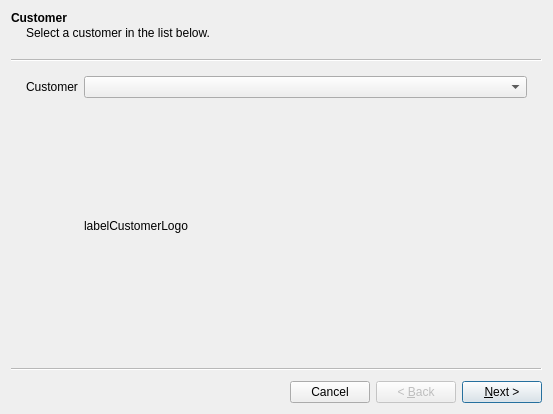
<?xml version="1.0" encoding="UTF-8"?>
<ui version="4.0">
 <class>WizardProdStartup</class>
 <widget class="QWizard" name="WizardProdStartup">
  <property name="windowModality">
   <enum>Qt::WindowModal</enum>
  </property>
  <property name="geometry">
   <rect>
    <x>0</x>
    <y>0</y>
    <width>553</width>
    <height>414</height>
   </rect>
  </property>
  <property name="sizePolicy">
   <sizepolicy hsizetype="Preferred" vsizetype="Preferred">
    <horstretch>0</horstretch>
    <verstretch>0</verstretch>
   </sizepolicy>
  </property>
  <property name="windowTitle">
   <string>DCP Production</string>
  </property>
  <property name="options">
   <set>QWizard::CancelButtonOnLeft</set>
  </property>
  <property name="titleFormat">
   <enum>Qt::MarkdownText</enum>
  </property>
  <property name="subTitleFormat">
   <enum>Qt::MarkdownText</enum>
  </property>
  <widget class="QWizarpageSartupCustomer" name="wizardPageCustomer">
   <property name="title">
    <string>Customer</string>
   </property>
   <property name="subTitle">
    <string>Select a customer in the list below.</string>
   </property>
   <attribute name="pageId">
    <string notr="true">0</string>
   </attribute>
   <layout class="QFormLayout" name="formLayout">
    <item row="0" column="0">
     <widget class="QLabel" name="labelCustomer">
      <property name="text">
       <string>Customer</string>
      </property>
     </widget>
    </item>
    <item row="0" column="1">
     <widget class="QComboBox" name="comboBoxCustomer"/>
    </item>
    <item row="1" column="1">
     <widget class="QLabel" name="labelCustomerLogo">
      <property name="sizePolicy">
       <sizepolicy hsizetype="MinimumExpanding" vsizetype="MinimumExpanding">
        <horstretch>0</horstretch>
        <verstretch>0</verstretch>
       </sizepolicy>
      </property>
      <property name="minimumSize">
       <size>
        <width>160</width>
        <height>80</height>
       </size>
      </property>
      <property name="text">
       <string>labelCustomerLogo</string>
      </property>
     </widget>
    </item>
   </layout>
  </widget>
  <widget class="QWizarpageSartupBoard" name="wizardPageBoard">
   <property name="title">
    <string>Board</string>
   </property>
   <property name="subTitle">
    <string>Select a board in list below.</string>
   </property>
   <attribute name="pageId">
    <string notr="true">1</string>
   </attribute>
   <layout class="QFormLayout" name="formLayout_2">
    <item row="0" column="0">
     <widget class="QLabel" name="labelBoard">
      <property name="text">
       <string>Board</string>
      </property>
     </widget>
    </item>
    <item row="0" column="1">
     <widget class="QComboBox" name="comboBoxBoard">
      <property name="placeholderText">
       <string>Select a board type ...</string>
      </property>
     </widget>
    </item>
    <item row="1" column="1">
     <widget class="QLabel" name="labelBoardImage">
      <property name="sizePolicy">
       <sizepolicy hsizetype="MinimumExpanding" vsizetype="MinimumExpanding">
        <horstretch>0</horstretch>
        <verstretch>0</verstretch>
       </sizepolicy>
      </property>
      <property name="minimumSize">
       <size>
        <width>160</width>
        <height>80</height>
       </size>
      </property>
      <property name="text">
       <string>labelBoardImage</string>
      </property>
     </widget>
    </item>
   </layout>
  </widget>
  <widget class="QWizarpageSartupVariant" name="wizardPageVariant">
   <property name="title">
    <string>Board variant</string>
   </property>
   <property name="subTitle">
    <string notr="true">Select a MB-xx board variant in list below.</string>
   </property>
   <layout class="QFormLayout" name="formLayout_5">
    <item row="0" column="0">
     <widget class="QLabel" name="labelBoardVariant">
      <property name="text">
       <string>Variant</string>
      </property>
     </widget>
    </item>
    <item row="0" column="1">
     <widget class="QComboBox" name="comboBoxBoardVariant"/>
    </item>
    <item row="1" column="0">
     <widget class="QLabel" name="labelBoardVersion">
      <property name="text">
       <string>Version</string>
      </property>
     </widget>
    </item>
    <item row="1" column="1">
     <widget class="QComboBox" name="comboBoxBoardVersion"/>
    </item>
    <item row="2" column="1">
     <widget class="QLabel" name="labelBoardVariantImage">
      <property name="sizePolicy">
       <sizepolicy hsizetype="MinimumExpanding" vsizetype="MinimumExpanding">
        <horstretch>0</horstretch>
        <verstretch>0</verstretch>
       </sizepolicy>
      </property>
      <property name="minimumSize">
       <size>
        <width>160</width>
        <height>80</height>
       </size>
      </property>
      <property name="text">
       <string>labelBoardVariantImage</string>
      </property>
     </widget>
    </item>
   </layout>
  </widget>
  <widget class="QWizarpageSartupFirmware" name="wizardPageFirmware">
   <property name="title">
    <string>Firmware</string>
   </property>
   <property name="subTitle">
    <string notr="true">Select firmware in list below.</string>
   </property>
   <attribute name="pageId">
    <string notr="true">2</string>
   </attribute>
   <layout class="QFormLayout" name="formLayout_3">
    <item row="0" column="0">
     <widget class="QLabel" name="labelFirmware">
      <property name="text">
       <string>Firmware</string>
      </property>
     </widget>
    </item>
    <item row="0" column="1">
     <widget class="QComboBox" name="comboBoxFirmware"/>
    </item>
    <item row="1" column="1">
     <widget class="QLabel" name="labelFirmwareDesc">
      <property name="text">
       <string>labelFirmwareDesc</string>
      </property>
     </widget>
    </item>
    <item row="1" column="0">
     <widget class="QLabel" name="labelFirmwareIcon">
      <property name="text">
       <string>Text *Label*</string>
      </property>
      <property name="textFormat">
       <enum>Qt::MarkdownText</enum>
      </property>
     </widget>
    </item>
   </layout>
  </widget>
  <widget class="QWizarpageSartupManufacturing" name="wizardPageManufacturing">
   <property name="title">
    <string>Factory data</string>
   </property>
   <property name="subTitle">
    <string notr="true">Enter the manufacturing data.</string>
   </property>
   <attribute name="pageId">
    <string notr="true">4</string>
   </attribute>
   <layout class="QFormLayout" name="formLayout_4">
    <item row="1" column="0">
     <widget class="QLabel" name="label_1">
      <property name="text">
       <string>Serial number range:</string>
      </property>
     </widget>
    </item>
    <item row="1" column="1">
     <widget class="QLineEdit" name="lineEditSerialNumber">
      <property name="toolTip">
       <string>&lt;html&gt;&lt;head/&gt;&lt;body&gt;&lt;p&gt;Format: &lt;span style=&quot; font-size:14pt; font-style:italic;&quot;&gt;x&lt;/span&gt;&lt;span style=&quot; font-size:14pt; color:#cc0000;&quot;&gt;-&lt;/span&gt;&lt;span style=&quot; font-size:14pt; font-style:italic;&quot;&gt;y&lt;/span&gt;&lt;span style=&quot; font-size:14pt;&quot;/&gt;or &lt;span style=&quot; font-size:14pt; font-style:italic;&quot;&gt;x&lt;/span&gt;&lt;span style=&quot; font-size:14pt; color:#cc0000;&quot;&gt;:&lt;/span&gt;&lt;span style=&quot; font-size:14pt; font-style:italic;&quot;&gt;z&lt;/span&gt;&lt;span style=&quot; font-size:20pt;&quot;/&gt;&lt;/p&gt;&lt;p&gt;Where:&lt;/p&gt;&lt;ul&gt;&lt;li&gt;&lt;i&gt;x&lt;/i&gt; is the first serial number&lt;/li&gt;&lt;li&gt;&lt;i&gt;Y&lt;/i&gt; is the last serial number&lt;/li&gt;&lt;li&gt;&lt;i&gt;z&lt;/i&gt; is the number of items&lt;/il&gt;&lt;/ul&gt;&lt;/body&gt;&lt;/html&gt;</string>
      </property>
      <property name="placeholderText">
       <string>SN0000</string>
      </property>
     </widget>
    </item>
    <item row="2" column="0">
     <widget class="QLabel" name="label_2">
      <property name="text">
       <string>Manufacturing order:</string>
      </property>
     </widget>
    </item>
    <item row="2" column="1">
     <widget class="QLineEdit" name="lineEditManufacturingOrder">
      <property name="toolTip">
       <string>The manufacturing order reference or &quot;/&quot; if not relevant.</string>
      </property>
      <property name="placeholderText">
       <string>OF-xx-xxxx</string>
      </property>
     </widget>
    </item>
    <item row="0" column="0">
     <widget class="QLabel" name="label_3">
      <property name="text">
       <string>Firmware</string>
      </property>
     </widget>
    </item>
    <item row="0" column="1">
     <widget class="QLabel" name="labelManufacturingFirmware">
      <property name="text">
       <string notr="true">-- Firmware --</string>
      </property>
      <property name="wordWrap">
       <bool>true</bool>
      </property>
     </widget>
    </item>
    <item row="3" column="0">
     <widget class="QLabel" name="label">
      <property name="text">
       <string>Date:</string>
      </property>
     </widget>
    </item>
    <item row="3" column="1">
     <widget class="QDateEdit" name="dateEditManufacturingDate">
      <property name="currentSection">
       <enum>QDateTimeEdit::DaySection</enum>
      </property>
      <property name="displayFormat">
       <string>dd.MM.yyyy</string>
      </property>
      <property name="calendarPopup">
       <bool>true</bool>
      </property>
     </widget>
    </item>
   </layout>
  </widget>
 </widget>
 <customwidgets>
  <customwidget>
   <class>QWizarpageSartupCustomer</class>
   <extends>QWizardPage</extends>
   <header>app.gui.dlg.wzd.prod.pages</header>
   <container>1</container>
  </customwidget>
  <customwidget>
   <class>QWizarpageSartupBoard</class>
   <extends>QWizardPage</extends>
   <header>app.gui.dlg.wzd.prod.pages</header>
   <container>1</container>
  </customwidget>
  <customwidget>
   <class>QWizarpageSartupFirmware</class>
   <extends>QWizardPage</extends>
   <header>app.gui.dlg.wzd.prod.pages</header>
   <container>1</container>
  </customwidget>
  <customwidget>
   <class>QWizarpageSartupVariant</class>
   <extends>QWizardPage</extends>
   <header>app.gui.dlg.wzd.prod.pages</header>
   <container>1</container>
  </customwidget>
  <customwidget>
   <class>QWizarpageSartupManufacturing</class>
   <extends>QWizardPage</extends>
   <header>app.gui.dlg.wzd.prod.pages</header>
   <container>1</container>
  </customwidget>
 </customwidgets>
 <resources/>
 <connections/>
</ui>
